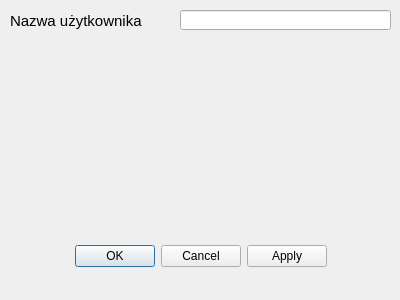
<?xml version="1.0" encoding="UTF-8"?>
<ui version="4.0">
 <class>add_user</class>
 <widget class="QDialog" name="add_user">
  <property name="geometry">
   <rect>
    <x>0</x>
    <y>0</y>
    <width>400</width>
    <height>300</height>
   </rect>
  </property>
  <property name="windowTitle">
   <string>Dialog</string>
  </property>
  <widget class="QDialogButtonBox" name="buttonBox">
   <property name="geometry">
    <rect>
     <x>30</x>
     <y>240</y>
     <width>341</width>
     <height>32</height>
    </rect>
   </property>
   <property name="layoutDirection">
    <enum>Qt::LeftToRight</enum>
   </property>
   <property name="autoFillBackground">
    <bool>false</bool>
   </property>
   <property name="orientation">
    <enum>Qt::Horizontal</enum>
   </property>
   <property name="standardButtons">
    <set>QDialogButtonBox::Apply|QDialogButtonBox::Cancel|QDialogButtonBox::Ok</set>
   </property>
   <property name="centerButtons">
    <bool>true</bool>
   </property>
  </widget>
  <widget class="QLabel" name="label">
   <property name="geometry">
    <rect>
     <x>10</x>
     <y>10</y>
     <width>141</width>
     <height>21</height>
    </rect>
   </property>
   <property name="font">
    <font>
     <pointsize>11</pointsize>
     <weight>50</weight>
     <bold>false</bold>
    </font>
   </property>
   <property name="text">
    <string>Nazwa użytkownika</string>
   </property>
  </widget>
  <widget class="QLineEdit" name="lineEdit">
   <property name="geometry">
    <rect>
     <x>180</x>
     <y>10</y>
     <width>211</width>
     <height>20</height>
    </rect>
   </property>
  </widget>
 </widget>
 <resources/>
 <connections>
  <connection>
   <sender>buttonBox</sender>
   <signal>accepted()</signal>
   <receiver>add_user</receiver>
   <slot>accept()</slot>
   <hints>
    <hint type="sourcelabel">
     <x>248</x>
     <y>254</y>
    </hint>
    <hint type="destinationlabel">
     <x>157</x>
     <y>274</y>
    </hint>
   </hints>
  </connection>
  <connection>
   <sender>buttonBox</sender>
   <signal>rejected()</signal>
   <receiver>add_user</receiver>
   <slot>reject()</slot>
   <hints>
    <hint type="sourcelabel">
     <x>316</x>
     <y>260</y>
    </hint>
    <hint type="destinationlabel">
     <x>286</x>
     <y>274</y>
    </hint>
   </hints>
  </connection>
 </connections>
</ui>
